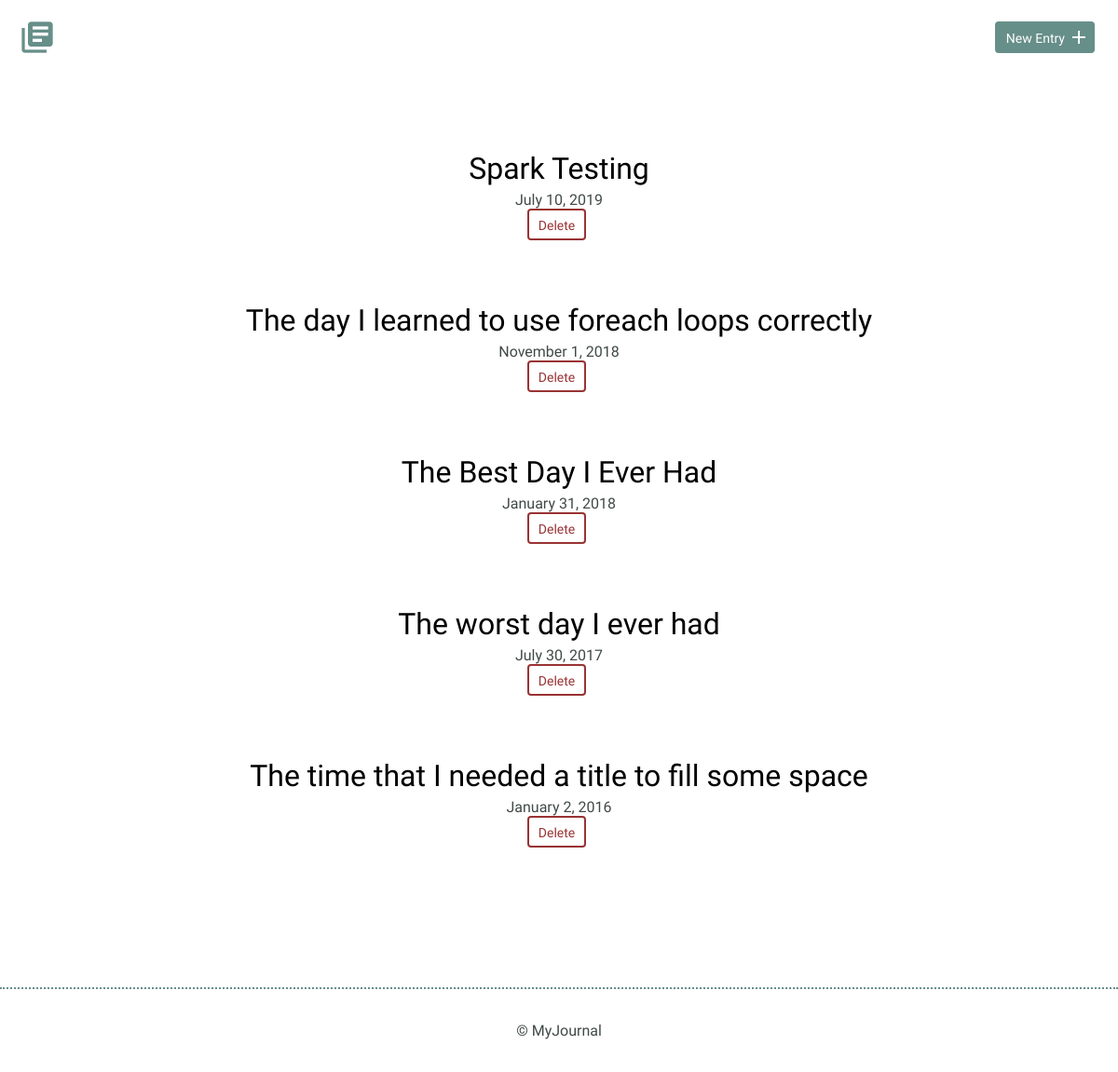
Before: / with the older database file.
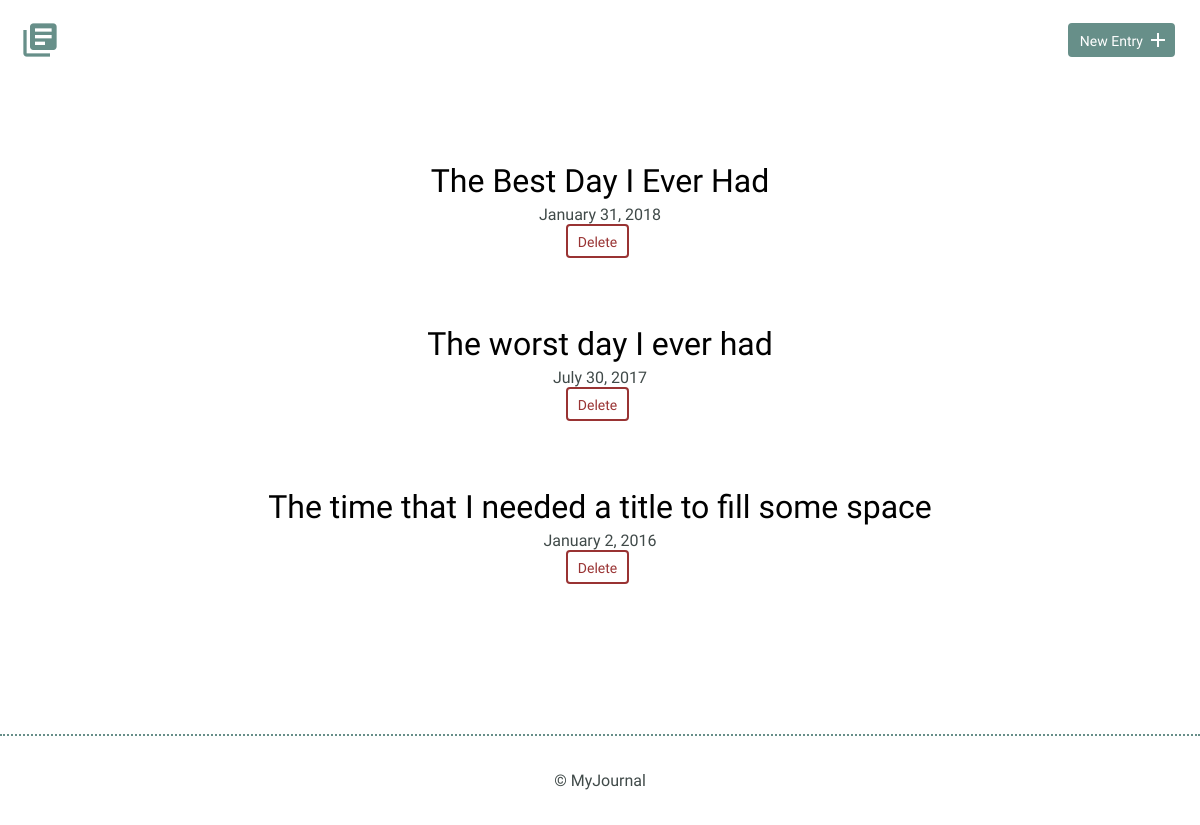
After: the same page with the newer database file.
### tables this page shows
CREATE TABLE "entries" (
	`id`	INTEGER,
	`title`	TEXT,
	`date`	TEXT,
	`time_spent`	INTEGER,
	`learned`	BLOB,
	`resources`	BLOB,
	PRIMARY KEY(`id`)
);

### inc/connection.php (called while the page is built)
<?php
try {
  $db = new PDO('sqlite:' . __DIR__ . '/journal.db');
  $db->setAttribute(PDO::ATTR_ERRMODE, PDO::ERRMODE_EXCEPTION);
  return $db;
} catch (Exception $ex) {
  echo $ex->get_message();
  die();
}

### inc/functions.php (called while the page is built, shortened)
<?php
function get_all_entries() {
  include('connection.php');
  try {
    $results = $db->query('SELECT id, title, date FROM entries ORDER BY date DESC');
  } catch(Exception $ex) {
    echo $ex->get_message();
    return false;
  }
  return $results->fetchAll(PDO::FETCH_ASSOC);
}

### index.php (the view, shortened to what this page needs)
<?php
include('inc/functions.php');
$entries = get_all_entries();
include('inc/header.php');
?>
<section>
    <div class="container">
        <div class="entry-list">
        <?php
        if (empty($entries)) {
            echo '<h2>No Journal entries found</h2>';
            echo '<a href="new.php">Let\'s Create One!</a>';
        } else {
            foreach($entries as $entry) {
                $date = date('F j, Y', strtotime($entry['date']));
                echo '<article>';
                echo '<h2><a href="detail.php?id=' . $entry['id'] .  '">' . $entry['title'] . '</a></h2>';
                echo '<time datetime=' . $entry['date'] .  '>' . $date .  '</time>';
                echo '<form action="entry.php" method="post">';
                echo '<input type="submit" value="Delete" name="delete" class="button button-warning" />';
                echo '</form>';
                echo '</article>';
            }
        }
        ?>
        </div>
    </div>
</section>
<?php
include('inc/footer.php');
?>

### inc/header.php (shortened to what this page needs)
<!DOCTYPE html>
<html lang="en" >
    <head>
        <link rel="stylesheet" href="css/normalize.css">
        <link rel="stylesheet" href="css/site.css">
    </head>
    <body>
        <header>
            <div class="container">
                <div class="site-header">
                    <a class="logo" href="index.php"><i class="material-icons">library_books</i></a>
                    <a class="button icon-right" href="entry.php"><span>New Entry</span> <i class="material-icons">add</i></a>
                </div>
            </div>
        </header>

### inc/footer.php
<footer>
            <div>
                &copy; MyJournal
            </div>
        </footer>
    </body>
</html>

### css/site.css (style rules this page uses)
body { font-size: 16px; color: #404a49; font-family: 'Cousine', serif; font-weight: 400; }
.container { margin: 0 auto; padding: 0 25px; }
header .site-header { margin: 0 auto; height: 95px; }
header .logo i { color: #678f89; margin: 20px 0 0 -5px; float: left; font-size: 40px; }
header .button { float: right; margin: 33px 0 0 0; }
footer { text-align: center; padding: 35px 0; border-top: 2px dotted #678f89; }
.button { padding: 8px 10px 6px 10px; background: #678f89; border: 2px solid #678f89; border-radius: 4px; text-decoration: none; color: #FFF; position: relative; text-align: center; font-size: 14px; }
.button.button-warning { background: #FFF; border: 2px solid #933; color: #933; }
.button.icon-right { padding-right: 30px; top: -10px; }
.button.icon-right i { position: absolute; top: 3px; right: 3px; }
h1, h2, h3 { margin: 0; font-weight: 400; line-height: 1em; color: #000; }
h2 { font-size: 32px; }
h2 a { text-decoration: none; color: #000; }
.entry-list, .edit-entry, .new-entry { max-width: 800px; margin: 0 auto; padding: 70px 0 150px 0; }
.entry-list article { margin-bottom: 70px; text-align: center; }
.entry-list article:last-child { margin-bottom: 0; }
.entry-list article h2 { margin-bottom: 8px; }
input[type=submit] { margin-right: 5px; }

Changed rows visible on the page:
removed entries: title "Spark Testing", date "July 10, 2019"
removed entries: title "The day I learned to use foreach loops correctly", date "November 1, 2018"
